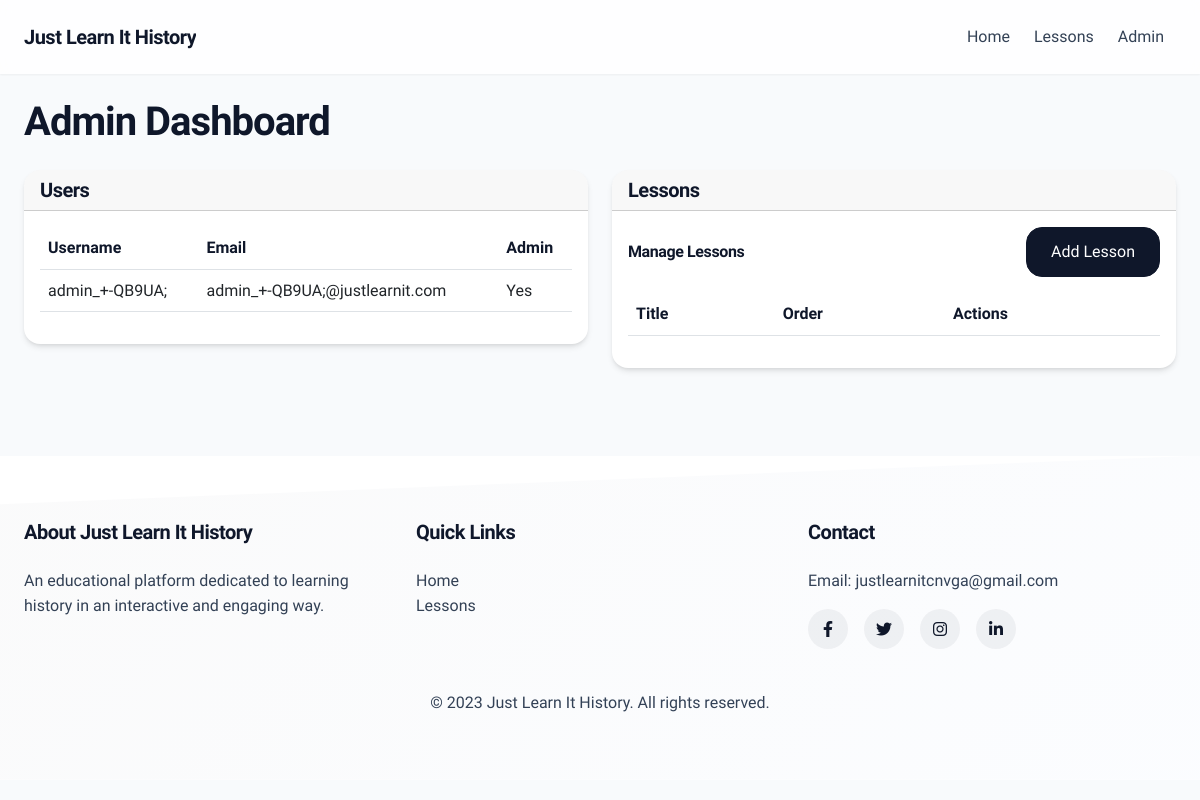
The page /admin on the database as committed earlier.
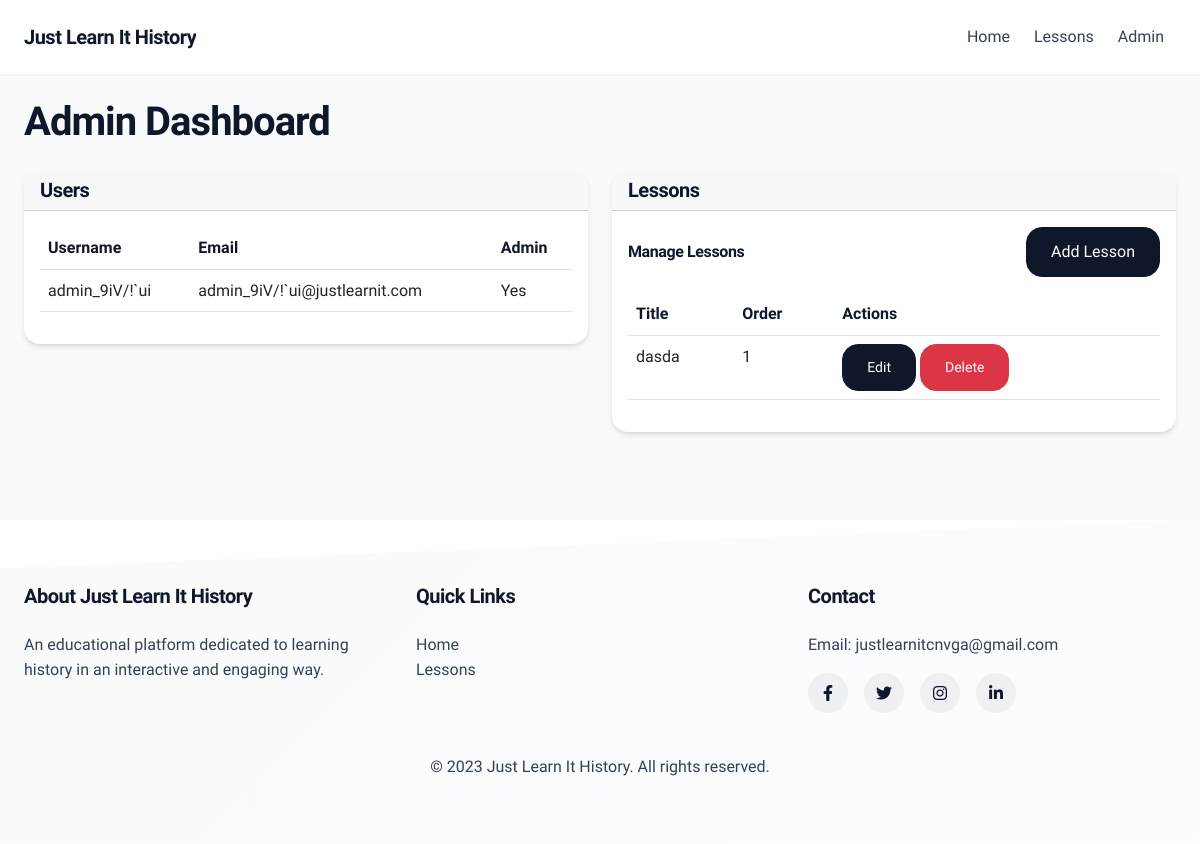
The same page on the database as committed later.
### app.py (models this page shows)
class User(db.Model):
    id = db.Column(db.Integer, primary_key=True)
    username = db.Column(db.String(80), unique=True, nullable=False)
    email = db.Column(db.String(120), unique=True, nullable=False)
    password_hash = db.Column(db.String(128))
    is_admin = db.Column(db.Boolean, default=False)

class Lesson(db.Model):
    id = db.Column(db.Integer, primary_key=True)
    title = db.Column(db.String(200), nullable=False)
    content = db.Column(db.Text, nullable=False)
    order = db.Column(db.Integer, nullable=False)
    created_at = db.Column(db.DateTime, nullable=False, default=datetime.datetime.now)

### app.py (the view)
@app.route('/admin')
def admin():
    users = User.query.all()
    lessons = Lesson.query.with_entities(
        Lesson.id,
        Lesson.title,
        Lesson.content,
        Lesson.order
    ).order_by(Lesson.order).all()
    lesson_form = LessonForm()
    return render_template('admin/dashboard.html',
                         users=users,
                         lessons=lessons,
                         lesson_form=lesson_form)

### templates/admin/dashboard.html (shortened to what this page needs)
{% extends "base.html" %}
{% block content %}
<div class="container mt-4">
    <h1 class="mb-4">Admin Dashboard</h1>
    <div class="row">
        <div class="col-md-6">
            <div class="card mb-4">
                <div class="card-header">
                    <h5 class="card-title mb-0">Users</h5>
                </div>
                <div class="card-body">
                    <div class="table-responsive">
                        <table class="table">
                            <thead>
                                <tr>
                                    <th>Username</th>
                                    <th>Email</th>
                                    <th>Admin</th>
                                </tr>
                            </thead>
                            <tbody>
                                {% for user in users %}
                                <tr>
                                    <td>{{ user.username }}</td>
                                    <td>{{ user.email }}</td>
                                    <td>{{ 'Yes' if user.is_admin else 'No' }}</td>
                                </tr>
                                {% endfor %}
                            </tbody>
                        </table>
                    </div>
                </div>
            </div>
        </div>
        <div class="col-md-6">
            <div class="card mb-4">
                <div class="card-header">
                    <h5 class="card-title mb-0">Lessons</h5>
                </div>
                <div class="card-body">
                    <div class="d-flex justify-content-between align-items-center mb-3">
                        <h6 class="mb-0">Manage Lessons</h6>
                        <a href="{{ url_for('add_lesson') }}" class="btn btn-primary">Add Lesson</a>
                    </div>
                    <div class="table-responsive">
                        <table class="table">
                            <thead>
                                <tr>
                                    <th>Title</th>
                                    <th>Order</th>
                                    <th>Actions</th>
                                </tr>
                            </thead>
                            <tbody>
                                {% for lesson in lessons %}
                                <tr>
                                    <td>{{ lesson.title }}</td>
                                    <td>{{ lesson.order }}</td>
                                    <td>
                                        <a href="{{ url_for('edit_lesson', id=lesson.id) }}" class="btn btn-sm btn-primary">Edit</a>
                                        <form action="{{ url_for('delete_lesson', id=lesson.id) }}" method="POST" class="d-inline">
                                            <button type="submit" class="btn btn-sm btn-danger" onclick="return confirm('Are you sure you want to delete this lesson?')">Delete</button>
                                        </form>
                                    </td>
                                </tr>
                                {% endfor %}
                            </tbody>
                        </table>
                    </div>
                </div>
            </div>
        </div>
    </div>
</div>
{% endblock %}

### templates/base.html (shortened to what this page needs)
<!DOCTYPE html>
<html lang="ro">
<head>
    <link href="https://cdn.jsdelivr.net/npm/bootstrap@5.3.0/dist/css/bootstrap.min.css" rel="stylesheet">
    <link href="https://cdn.quilljs.com/1.3.6/quill.snow.css" rel="stylesheet">
    <link rel="stylesheet" href="https://cdnjs.cloudflare.com/ajax/libs/font-awesome/6.0.0/css/all.min.css">
</head>
<body>
    <nav class="navbar navbar-expand-lg navbar-light">
        <div class="container">
            <a class="navbar-brand" href="{{ url_for('index') }}">Just Learn It History</a>
            <div class="collapse navbar-collapse" id="navbarNav">
                <ul class="navbar-nav ms-auto">
                    <li class="nav-item">
                        <a class="nav-link" href="{{ url_for('index') }}">Home</a>
                    </li>
                    <li class="nav-item">
                        <a class="nav-link" href="{{ url_for('lessons') }}">Lessons</a>
                    </li>
                    <li class="nav-item">
                        <a class="nav-link" href="{{ url_for('admin') }}">Admin</a>
                    </li>
                </ul>
            </div>
        </div>
    </nav>
    {% block content %}{% endblock %}
    <footer>
        <div class="container">
            <div class="row">
                <div class="col-md-4">
                    <h5>About Just Learn It History</h5>
                    <p>An educational platform dedicated to learning history in an interactive and engaging way.</p>
                </div>
                <div class="col-md-4">
                    <h5>Quick Links</h5>
                    <ul class="list-unstyled">
                        <li><a href="{{ url_for('index') }}">Home</a></li>
                        <li><a href="{{ url_for('lessons') }}">Lessons</a></li>
                    </ul>
                </div>
                <div class="col-md-4">
                    <h5>Contact</h5>
                    <p>Email: justlearnitcnvga@gmail.com</p>
                    <div class="social-icons">
                        <a href="#"><i class="fab fa-facebook-f"></i></a>
                        <a href="#"><i class="fab fa-twitter"></i></a>
                        <a href="#"><i class="fab fa-instagram"></i></a>
                        <a href="#"><i class="fab fa-linkedin-in"></i></a>
                    </div>
                </div>
            </div>
            <hr class="mt-4 mb-3" style="border-color: rgba(255, 255, 255, 0.1);">
            <div class="text-center">
                <p class="mb-0">&copy; 2023 Just Learn It History. All rights reserved.</p>
            </div>
        </div>
    </footer>
</body>
</html>

### templates/base.html (style rules this page uses)
:root { --primary-color: #0f172a; --secondary-color: #1e293b; --accent-color: #3b82f6; --light-color: #f8fafc; --dark-color: #0f172a; --success-color: #10b981; --text-color: #334155; --border-radius: 16px; --transition: all 0.3s cubic-bezier(0.4, 0, 0.2, 1); --shadow-sm: 0 1px 2px 0 rgb(0 0 0 / 0.05); --shadow: 0 4px 6px -1px rgb(0 0 0 / 0.1), 0 2px 4px -2px rgb(0 0 0 / 0.1); --shadow-lg: 0 10px 15px -3px rgb(0 0 0 / 0.1), 0 4px 6px -4px rgb(0 0 0 / 0.1); }
body { font-family: 'Plus Jakarta Sans', sans-serif; color: var(--text-color); background-color: var(--light-color); line-height: 1.6; overflow-x: hidden; }
h1, h2, h3, h4, h5, h6 { font-family: 'Plus Jakarta Sans', sans-serif; color: var(--dark-color); font-weight: 600; letter-spacing: -0.025em; }
.navbar { background: rgba(255, 255, 255, 0.8); backdrop-filter: blur(8px); box-shadow: var(--shadow-sm); padding: 1rem 0; position: sticky; top: 0; z-index: 1000; animation: fadeIn 0.5s ease-out; }
.navbar-brand { font-weight: 700; color: var(--dark-color) !important; font-size: 1.25rem; letter-spacing: -0.025em; position: relative; overflow: hidden; }
.navbar-brand::after { content: ''; position: absolute; bottom: 0; left: 0; width: 0; height: 2px; background: linear-gradient(90deg, var(--accent-color), var(--dark-color)); transition: var(--transition); }
.nav-link { color: var(--text-color) !important; font-weight: 500; transition: var(--transition); padding: 0.5rem 1rem; border-radius: var(--border-radius); margin: 0 0.25rem; position: relative; }
.nav-link::after { content: ''; position: absolute; bottom: 0; left: 50%; width: 0; height: 2px; background-color: var(--accent-color); transition: var(--transition); transform: translateX(-50%); }
.btn { border-radius: var(--border-radius); padding: 0.75rem 1.5rem; font-weight: 500; transition: var(--transition); position: relative; overflow: hidden; }
.btn::before { content: ''; position: absolute; top: 0; left: 0; width: 100%; height: 100%; background: linear-gradient(45deg, transparent, rgba(255, 255, 255, 0.1), transparent); transform: translateX(-100%); transition: var(--transition); }
.btn-primary { background-color: var(--dark-color); border-color: var(--dark-color); }
.card { border: none; border-radius: var(--border-radius); box-shadow: var(--shadow); transition: var(--transition); background: white; overflow: hidden; animation: scaleIn 0.5s ease-out; }
.card-title { color: var(--dark-color); font-weight: 600; letter-spacing: -0.025em; }
footer { background-color: white; color: var(--text-color); padding: 4rem 0; margin-top: 4rem; position: relative; overflow: hidden; animation: fadeIn 1s ease-out; }
footer::before { content: ''; position: absolute; top: 0; left: 0; width: 100%; height: 100%; background: linear-gradient(135deg, rgba(15, 23, 42, 0.02), rgba(59, 130, 246, 0.02)); clip-path: polygon(0 15%, 100% 0, 100% 100%, 0 100%); }
footer h5 { color: var(--dark-color); font-weight: 600; margin-bottom: 1.5rem; letter-spacing: -0.025em; animation: slideInLeft 0.8s ease-out; }
footer a { color: var(--text-color); text-decoration: none; transition: var(--transition); position: relative; }
footer a::after { content: ''; position: absolute; bottom: -2px; left: 0; width: 0; height: 1px; background-color: var(--accent-color); transition: var(--transition); }
.social-icons a { display: inline-flex; align-items: center; justify-content: center; width: 40px; height: 40px; background-color: rgba(15, 23, 42, 0.05); border-radius: 50%; margin-right: 12px; transition: var(--transition); color: var(--dark-color); animation: scaleIn 0.5s ease-out; }
.container { max-width: 1200px; padding: 0 1.5rem; }

### templates/admin/dashboard.html (style rules this page uses)
.table th { font-weight: 600; color: var(--primary-color); }

Rows that differ between the two databases and show on the page:
changed User "Yes": username "admin_+-QB9UA;" → "admin_9iV/!`ui"; email "admin_+-QB9UA;@justlearnit.com" → "admin_9iV/!`ui@justlearnit.com"
added Lesson: title "dasda", order "1"
